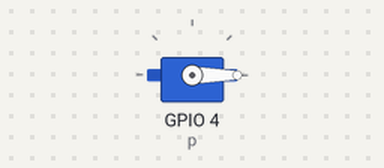
The program below on a simulated Raspberry Pi (BCM pin numbers). Parts: servo. Servo angles are drawn from the pulse width (0.5 ms = 0°, 2.5 ms = 180°). At 6.4 s the program stops and its outputs stay as they are.

Above: at 0.1 s.
At 2.05 s:
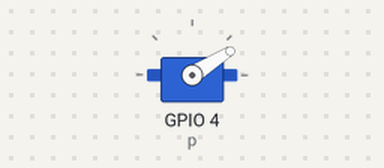
At 3.25 s:
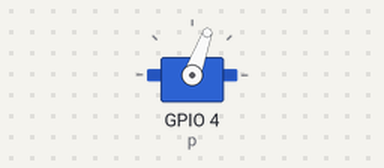
At 6.5 s:
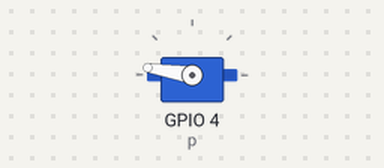
Timing chart, 0 to 7.9 s (numbered marks = the images above):
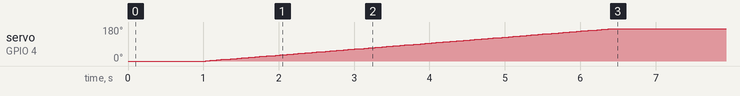

Measured:
- by itself, servo on GPIO 4 (p): moves from 0° to 171° over 5.4 s

The program:

SG90.py
```python
import time

#GPIOの初期設定
import RPi.GPIO as GPIO
GPIO.setmode(GPIO.BCM)

#GPIO4を出力端子設定
GPIO.setup(4, GPIO.OUT)

#GPIO4をPWM設定、周波数は50Hz
p = GPIO.PWM(4, 50)

#Duty Cycle 0%
p.start(0.0)

#-90°の位置へ移動
p.ChangeDutyCycle(2.5)
time.sleep(1.0)

#少しずつ回転
for degree in range(-90, 91):
    dc = 2.5 + (12.0-2.5)/180*(degree+90)
    p.ChangeDutyCycle(dc)
    time.sleep(0.03)
    p.ChangeDutyCycle(0.0)#一旦DutyCycle0%にする
```
